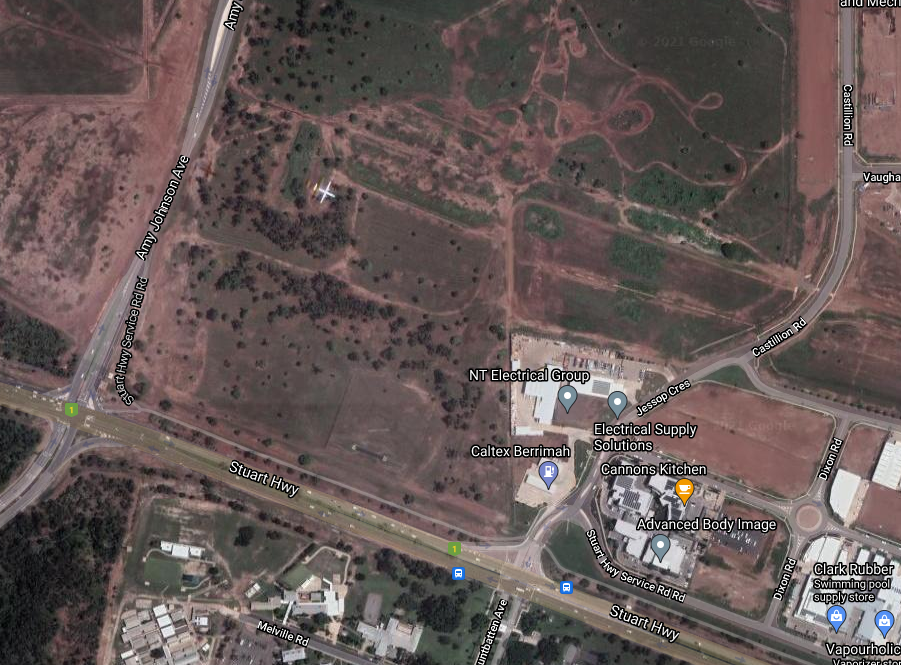
#> input picture map6.PNG, 901 x 665 px
$ python imageProcessing_ver13.py
#> lines starting #> are read from the running program, lines starting #| are printed output that depends on the picture
import cv2 # For CV operations
from PIL import Image  #To create and store images
import numpy as np

#To binarize the input
import h5py
import os


imageNameStorage = '123'
dim = (256, 256) #(w,h)

readImage = cv2.imread('map6.PNG')
#> readImage is the input picture: shape (665, 901, 3); mean B, G, R 86.4, 88.1, 100.9
print("Reading Image : " + str(readImage) +" with Index : ")
#> (printed output is left out)

resizedImage = cv2.resize(readImage, dim, interpolation=cv2.INTER_AREA)
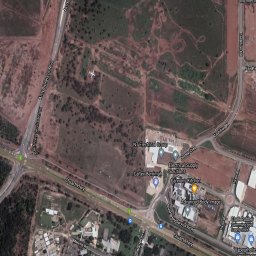
#> resizedImage: shape (256, 256, 3); mean B, G, R 86.4, 88.1, 100.9
imageName = str(readImage).split(".")[0]
print("Shape of resized Image is : ", resizedImage.shape)
#| Shape of resized Image is :  (256, 256, 3)

cv2.imwrite(imageNameStorage + ".png", resizedImage)
print("Resized and Stored Image : " + str(resizedImage) +" with Index : ")
#> (printed output is left out)


(thresh, im_bw) = cv2.threshold(resizedImage, 128, 255, cv2.THRESH_BINARY)
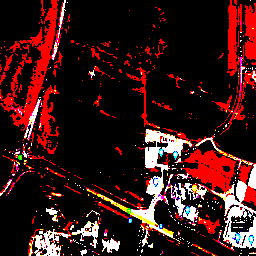
#> im_bw: shape (256, 256, 3); mean B, G, R 21.6, 22.5, 57.6
print("Shape of resized Image is : ", im_bw.shape)
#| Shape of resized Image is :  (256, 256, 3)

images = []

$ run again, with Map1.png copied over map6.PNG
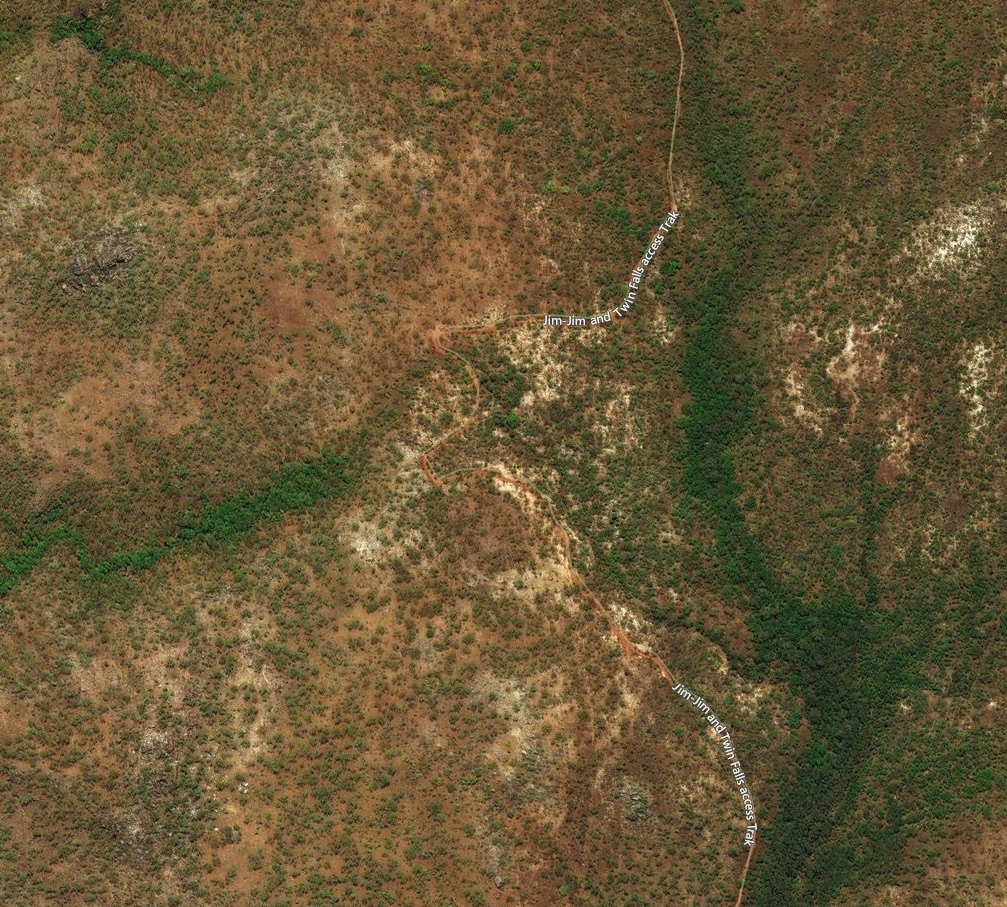
#> input picture Map1.png, 1007 x 907 px
#> readImage is the input picture: shape (907, 1007, 3); mean B, G, R 54.4, 87.7, 103.7
#> (printed output is left out)
#> `resizedImage = cv2.resize(readImage, dim, interpolation=cv2.INTER_AREA)`:
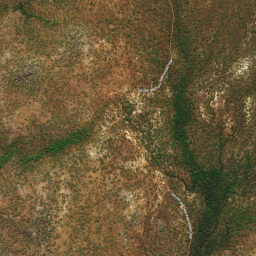
#> resizedImage: shape (256, 256, 3); mean B, G, R 54.4, 87.7, 103.7
#| Shape of resized Image is :  (256, 256, 3)
#> (printed output is left out)
#> `(thresh, im_bw) = cv2.threshold(resizedImage, 128, 255, cv2.THRESH_BIN..`:
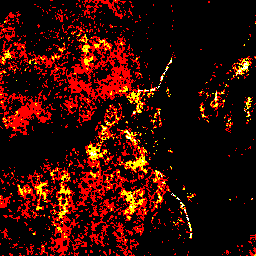
#> im_bw: shape (256, 256, 3); mean B, G, R 0.9, 9, 53.7
#| Shape of resized Image is :  (256, 256, 3)

$ run again, with Map2.png copied over map6.PNG
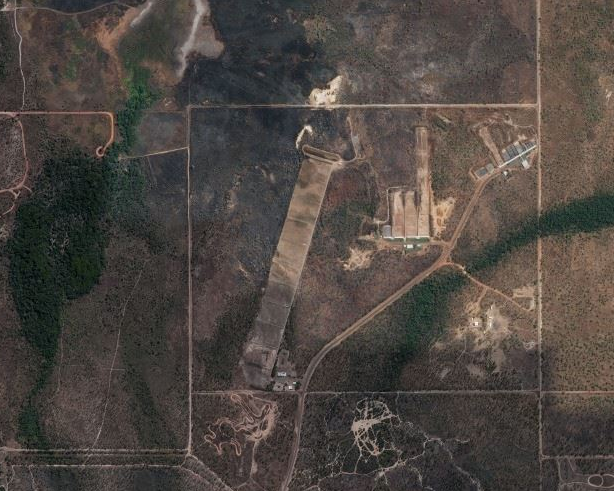
#> input picture Map2.png, 614 x 491 px
#> readImage is the input picture: shape (491, 614, 3); mean B, G, R 66.1, 71.2, 78.5
#> (printed output is left out)
#> `resizedImage = cv2.resize(readImage, dim, interpolation=cv2.INTER_AREA)`:
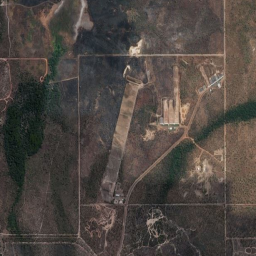
#> resizedImage: shape (256, 256, 3); mean B, G, R 66.1, 71.2, 78.5
#| Shape of resized Image is :  (256, 256, 3)
#> (printed output is left out)
#> `(thresh, im_bw) = cv2.threshold(resizedImage, 128, 255, cv2.THRESH_BIN..`:
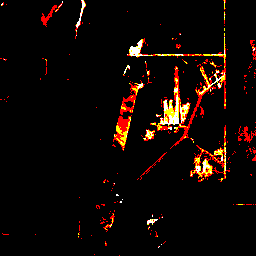
#> im_bw: shape (256, 256, 3); mean B, G, R 3.2, 7.2, 16.7
#| Shape of resized Image is :  (256, 256, 3)

$ run again, with map3.PNG copied over map6.PNG
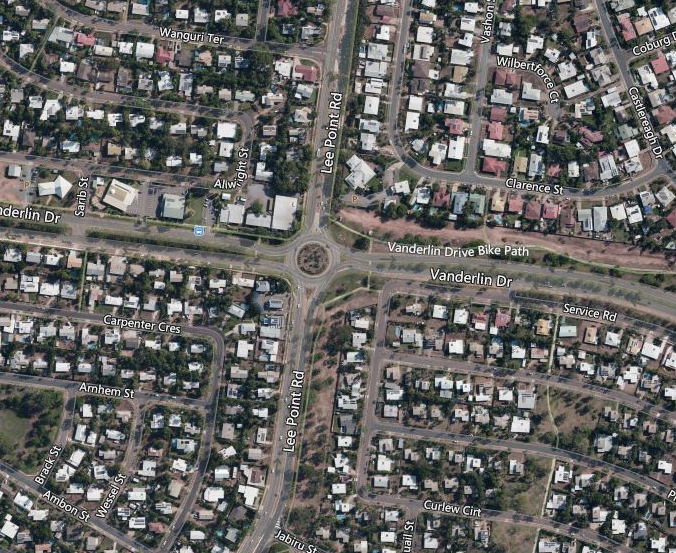
#> input picture map3.PNG, 676 x 553 px
#> readImage is the input picture: shape (553, 676, 3); mean B, G, R 99.6, 101.8, 102.9
#> (printed output is left out)
#> `resizedImage = cv2.resize(readImage, dim, interpolation=cv2.INTER_AREA)`:
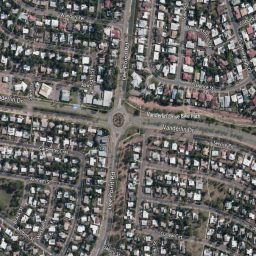
#> resizedImage: shape (256, 256, 3); mean B, G, R 99.6, 101.8, 102.9
#| Shape of resized Image is :  (256, 256, 3)
#> (printed output is left out)
#> `(thresh, im_bw) = cv2.threshold(resizedImage, 128, 255, cv2.THRESH_BIN..`:
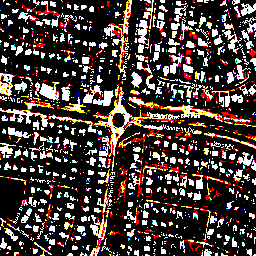
#> im_bw: shape (256, 256, 3); mean B, G, R 56.2, 61.1, 74.8
#| Shape of resized Image is :  (256, 256, 3)
